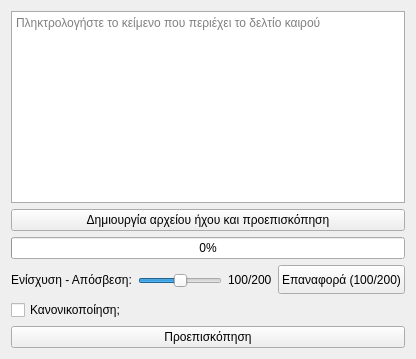
     <widget class="QWidget" name="tab_3">
      <attribute name="title">
       <string>ή εισαγωγή από κείμενο</string>
      </attribute>
      <layout class="QVBoxLayout" name="verticalLayout_7">
       <item>
        <widget class="QPlainTextEdit" name="import_text_plainTextEdit">
         <property name="styleSheet">
          <string notr="true">border:1px solid #ABABAB;</string>
         </property>
         <property name="placeholderText">
          <string>Πληκτρολογήστε το κείμενο που περιέχει το δελτίο καιρού</string>
         </property>
        </widget>
       </item>
       <item>
        <widget class="QPushButton" name="import_text_create_and_preview_button">
         <property name="sizePolicy">
          <sizepolicy hsizetype="Minimum" vsizetype="Maximum">
           <horstretch>0</horstretch>
           <verstretch>0</verstretch>
          </sizepolicy>
         </property>
         <property name="text">
          <string>Δημιουργία αρχείου ήχου και προεπισκόπηση</string>
         </property>
         <property name="icon">
          <iconset resource="../../../../icons.qrc">
           <normaloff>:/rest-windows/assets/images/rest-windows/preview-church-news.png</normaloff>:/rest-windows/assets/images/rest-windows/preview-church-news.png</iconset>
         </property>
        </widget>
       </item>
       <item>
        <widget class="QProgressBar" name="import_text_progressBar">
         <property name="value">
          <number>0</number>
         </property>
        </widget>
       </item>
       <item>
        <widget class="QFrame" name="frame_6">
         <property name="sizePolicy">
          <sizepolicy hsizetype="Preferred" vsizetype="Fixed">
           <horstretch>0</horstretch>
           <verstretch>0</verstretch>
          </sizepolicy>
         </property>
         <property name="minimumSize">
          <size>
           <width>0</width>
           <height>0</height>
          </size>
         </property>
         <property name="styleSheet">
          <string notr="true">QFrame{border:none;}</string>
         </property>
         <property name="frameShape">
          <enum>QFrame::StyledPanel</enum>
         </property>
         <property name="frameShadow">
          <enum>QFrame::Raised</enum>
         </property>
         <layout class="QHBoxLayout" name="horizontalLayout_6">
          <property name="leftMargin">
           <number>0</number>
          </property>
          <property name="topMargin">
           <number>0</number>
          </property>
          <property name="rightMargin">
           <number>0</number>
          </property>
          <property name="bottomMargin">
           <number>0</number>
          </property>
          <item>
           <widget class="QLabel" name="label_8">
            <property name="text">
             <string>Ενίσχυση - Απόσβεση:</string>
            </property>
           </widget>
          </item>
          <item>
           <widget class="QFrame" name="frame_11">
            <property name="sizePolicy">
             <sizepolicy hsizetype="Expanding" vsizetype="Preferred">
              <horstretch>0</horstretch>
              <verstretch>0</verstretch>
             </sizepolicy>
            </property>
            <property name="frameShape">
             <enum>QFrame::StyledPanel</enum>
            </property>
            <property name="frameShadow">
             <enum>QFrame::Raised</enum>
            </property>
            <layout class="QVBoxLayout" name="verticalLayout_3">
             <property name="spacing">
              <number>0</number>
             </property>
             <property name="leftMargin">
              <number>0</number>
             </property>
             <property name="topMargin">
              <number>0</number>
             </property>
             <property name="rightMargin">
              <number>0</number>
             </property>
             <property name="bottomMargin">
              <number>0</number>
             </property>
             <item>
              <spacer name="verticalSpacer_7">
               <property name="orientation">
                <enum>Qt::Vertical</enum>
               </property>
               <property name="sizeHint" stdset="0">
                <size>
                 <width>20</width>
                 <height>8</height>
                </size>
               </property>
              </spacer>
             </item>
             <item>
              <widget class="QSlider" name="import_text_volume_slider">
               <property name="maximum">
                <number>200</number>
               </property>
               <property name="value">
                <number>100</number>
               </property>
               <property name="orientation">
                <enum>Qt::Horizontal</enum>
               </property>
              </widget>
             </item>
             <item>
              <spacer name="verticalSpacer_8">
               <property name="orientation">
                <enum>Qt::Vertical</enum>
               </property>
               <property name="sizeHint" stdset="0">
                <size>
                 <width>20</width>
                 <height>1</height>
                </size>
               </property>
              </spacer>
             </item>
            </layout>
           </widget>
          </item>
          <item>
           <widget class="QLabel" name="import_text_volume_label">
            <property name="text">
             <string>100/200</string>
            </property>
           </widget>
          </item>
          <item>
           <widget class="QPushButton" name="import_text_reset_volume_button">
            <property name="sizePolicy">
             <sizepolicy hsizetype="Minimum" vsizetype="Maximum">
              <horstretch>0</horstretch>
              <verstretch>0</verstretch>
             </sizepolicy>
            </property>
            <property name="minimumSize">
             <size>
              <width>0</width>
              <height>29</height>
             </size>
            </property>
            <property name="text">
             <string>Επαναφορά (100/200)</string>
            </property>
           </widget>
          </item>
         </layout>
        </widget>
       </item>
       <item>
        <widget class="QFrame" name="frame_7">
         <property name="minimumSize">
          <size>
           <width>0</width>
           <height>0</height>
          </size>
         </property>
         <property name="styleSheet">
          <string notr="true">QFrame{border:none;}</string>
         </property>
         <property name="frameShape">
          <enum>QFrame::StyledPanel</enum>
         </property>
         <property name="frameShadow">
          <enum>QFrame::Raised</enum>
         </property>
         <layout class="QHBoxLayout" name="horizontalLayout_7">
          <property name="leftMargin">
           <number>0</number>
          </property>
          <property name="topMargin">
           <number>0</number>
          </property>
          <property name="rightMargin">
           <number>0</number>
          </property>
          <property name="bottomMargin">
           <number>0</number>
          </property>
          <item>
           <widget class="QCheckBox" name="import_text_is_normalized">
            <property name="text">
             <string>Κανονικοποίηση;</string>
            </property>
           </widget>
          </item>
         </layout>
        </widget>
       </item>
       <item>
        <widget class="QPushButton" name="import_text_final_preview_button">
         <property name="sizePolicy">
          <sizepolicy hsizetype="Minimum" vsizetype="Maximum">
           <horstretch>0</horstretch>
           <verstretch>0</verstretch>
          </sizepolicy>
         </property>
         <property name="text">
          <string>Προεπισκόπηση</string>
         </property>
         <property name="icon">
          <iconset resource="../../../../icons.qrc">
           <normaloff>:/rest-windows/assets/images/rest-windows/preview-church-news.png</normaloff>:/rest-windows/assets/images/rest-windows/preview-church-news.png</iconset>
         </property>
        </widget>
       </item>
      </layout>
     </widget>
